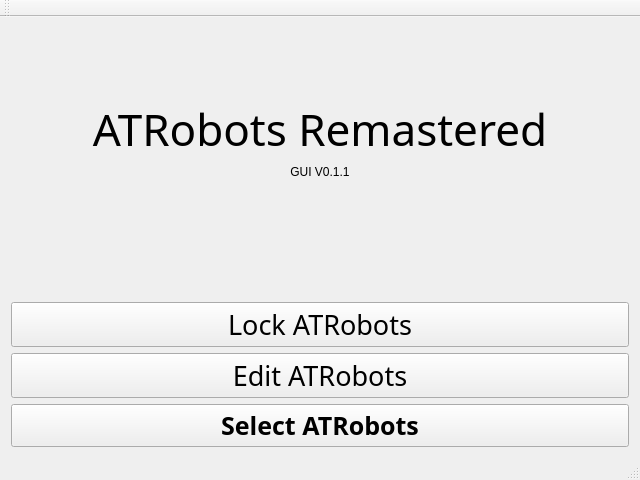
<?xml version="1.0" encoding="UTF-8"?>
<ui version="4.0">
 <class>MainMenu</class>
 <widget class="QMainWindow" name="MainMenu">
  <property name="geometry">
   <rect>
    <x>0</x>
    <y>0</y>
    <width>640</width>
    <height>480</height>
   </rect>
  </property>
  <property name="windowTitle">
   <string>ATRobots MainMenu</string>
  </property>
  <property name="styleSheet">
   <string notr="true">background: url(:C:UsersrdnacDocumentsATRobotsMenubackground.png);</string>
  </property>
  <widget class="QWidget" name="centralWidget">
   <layout class="QVBoxLayout" name="verticalLayout_3">
    <item>
     <layout class="QVBoxLayout" name="verticalLayout">
      <item>
       <widget class="QLabel" name="label">
        <property name="font">
         <font>
          <family>ROG Fonts v1.6</family>
          <pointsize>33</pointsize>
         </font>
        </property>
        <property name="autoFillBackground">
         <bool>false</bool>
        </property>
        <property name="text">
         <string>ATRobots Remastered</string>
        </property>
        <property name="alignment">
         <set>Qt::AlignBottom|Qt::AlignHCenter</set>
        </property>
       </widget>
      </item>
      <item>
       <widget class="QLabel" name="label_2">
        <property name="text">
         <string>GUI V0.1.1</string>
        </property>
        <property name="alignment">
         <set>Qt::AlignHCenter|Qt::AlignTop</set>
        </property>
       </widget>
      </item>
     </layout>
    </item>
    <item>
     <layout class="QVBoxLayout" name="verticalLayout_2">
      <item>
       <widget class="QPushButton" name="pushButton_3">
        <property name="font">
         <font>
          <family>ROG Fonts v1.6</family>
          <pointsize>20</pointsize>
         </font>
        </property>
        <property name="text">
         <string>Lock ATRobots</string>
        </property>
       </widget>
      </item>
      <item>
       <widget class="QPushButton" name="pushButton_2">
        <property name="font">
         <font>
          <family>ROG Fonts v1.6</family>
          <pointsize>20</pointsize>
         </font>
        </property>
        <property name="text">
         <string>Edit ATRobots</string>
        </property>
       </widget>
      </item>
      <item>
       <widget class="QPushButton" name="pushButton">
        <property name="font">
         <font>
          <family>ROG Fonts v1.6</family>
          <pointsize>19</pointsize>
          <weight>75</weight>
          <bold>true</bold>
         </font>
        </property>
        <property name="layoutDirection">
         <enum>Qt::LeftToRight</enum>
        </property>
        <property name="text">
         <string>Select ATRobots</string>
        </property>
        <property name="flat">
         <bool>false</bool>
        </property>
       </widget>
      </item>
     </layout>
    </item>
   </layout>
  </widget>
  <widget class="QMenuBar" name="menuBar">
   <property name="geometry">
    <rect>
     <x>0</x>
     <y>0</y>
     <width>640</width>
     <height>21</height>
    </rect>
   </property>
  </widget>
  <widget class="QToolBar" name="mainToolBar">
   <attribute name="toolBarArea">
    <enum>TopToolBarArea</enum>
   </attribute>
   <attribute name="toolBarBreak">
    <bool>false</bool>
   </attribute>
  </widget>
  <widget class="QStatusBar" name="statusBar"/>
 </widget>
 <layoutdefault spacing="6" margin="11"/>
 <resources/>
 <connections/>
</ui>
